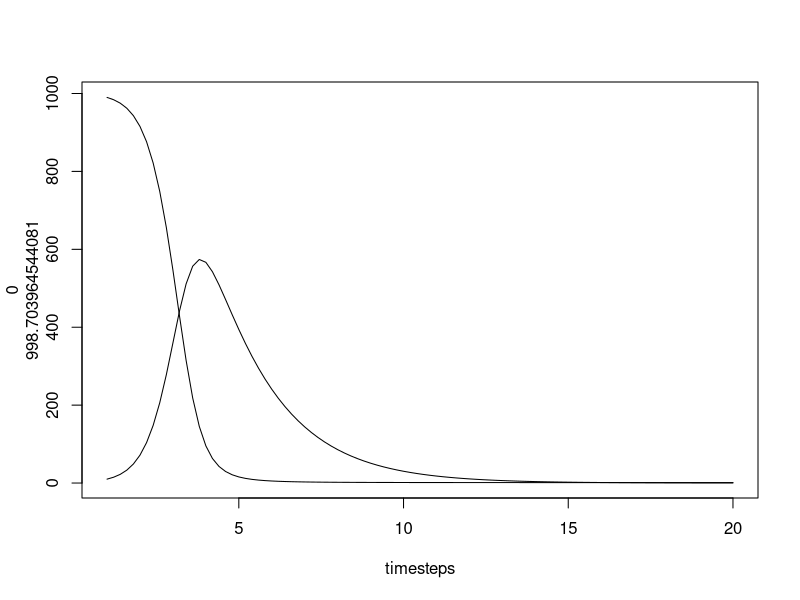

The R source for this figure:
## Simple discrete time SIR model
## Jem and Abi
## May 2020

tstart = 1
tend = 20

timestep_reduction = 5 #default is to measure by day

# gamma = 0.5 / day means that mean mean recovery time is 2 days
# now shift to 1/5th days i.e. reduction by a factor of 5
# gamma_new = 0.5 / 5 so mean number of timesteps to recovery is 10 (which is 2 days)

timesteps = seq(tstart, tend, 1/timestep_reduction)
variables = 3 #S I R

SIR = array(dim = c(length(timesteps),variables))

colnames(SIR) = c("S", "I", "R")

S0 = 990
I0 = 10
R0 = 0

SIR[1,] = c(S0, I0, R0)

# time in I_P ~ 2 days
# time in I_M ~ 7 days
# time in I_C ~ 7 days
# 15% of E goes to I_A
# 10% of I_M goes to critical

beta = 3 / timestep_reduction
gamma = .5 / timestep_reduction

for(t_index in seq(2,nrow(SIR))){
  N = sum(SIR[t_index-1,])
  S = SIR[t_index - 1, "S"]
  I = SIR[t_index - 1, "I"]
  R = SIR[t_index - 1, "R"]
  SIR[t_index, "S"] = S * (1 - beta *I /N)
  SIR[t_index, "I"] = I + S*beta*I/N - gamma*I
  SIR[t_index, "R"] = R + gamma*I
}

plot(timesteps, SIR[, "S"], type = 'l', ylab = c(0, max(SIR)))
lines(timesteps, SIR[, "I"])

